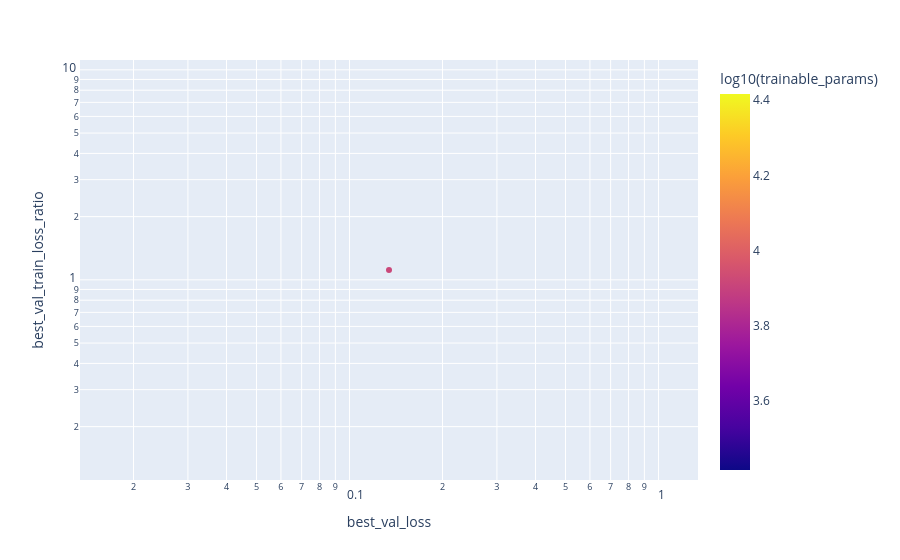

Notebook cell for this chart:
### Code cell
px.scatter(
    table,
    x="best_val_loss",
    y="best_val_train_loss_ratio",
    hover_name="version",
    log_x=True,
    log_y=True,
    color="log10(trainable_params)",
).show()

### Figure 1 — Plotly figure (JSON) as saved in the notebook; plotly's stock layout.template omitted (floating-point values rounded to 4 significant figures)
{"data": [{"hovertemplate": "<b>%{hovertext}</b><br><br>best_val_loss=%{x}<br>best_val_train_loss_ratio=%{y}<br>log10(trainable_params)=%{marker.color}<extra></extra>", "hovertext": ["2026-03-04-19-39-39-JCjMEuLN", "2026-03-04-19-26-59-DQJPQUgp"], "legendgroup": "", "marker": {"color": [3.916, NaN], "coloraxis": "coloraxis", "symbol": "circle"}, "mode": "markers", "name": "", "orientation": "v", "showlegend": false, "type": "scatter", "x": [0.1342, NaN], "xaxis": "x", "y": [1.114, NaN], "yaxis": "y"}], "layout": {"coloraxis": {"colorbar": {"title": {"text": "log10(trainable_params)"}}, "colorscale": [[0, "#0d0887"], [0.1111, "#46039f"], [0.2222, "#7201a8"], [0.3333, "#9c179e"], [0.4444, "#bd3786"], [0.5556, "#d8576b"], [0.6667, "#ed7953"], [0.7778, "#fb9f3a"], [0.8889, "#fdca26"], [1, "#f0f921"]]}, "legend": {"tracegroupgap": 0}, "margin": {"t": 60}, "xaxis": {"anchor": "y", "domain": [0, 1], "title": {"text": "best_val_loss"}, "type": "log"}, "yaxis": {"anchor": "x", "domain": [0, 1], "title": {"text": "best_val_train_loss_ratio"}, "type": "log"}}}
